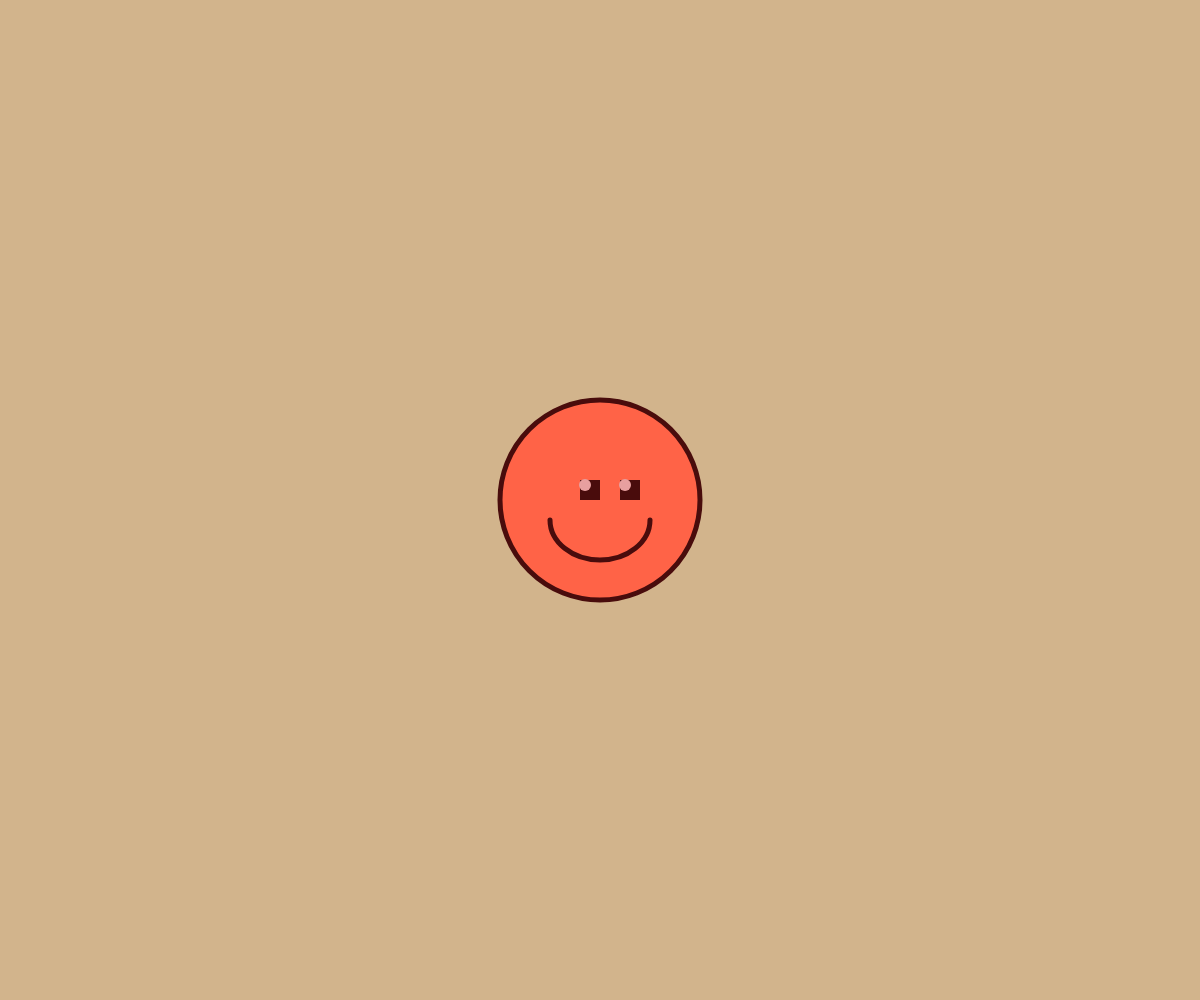
Frame 1 (no input)
Frame 60 (no input): identical to frame 1, image omitted
Frame 120 (the mouse pressed at the canvas centre since frame 60): identical to frame 1, image omitted

The p5.js sketch that drew this single still picture (run headless with seeded random() and noise() and a simulated clock; from frame 60 on, the mouse is pressed at the canvas centre):

// p5.js sketch
// ── sketch.js
function setup() {//註解，在setup()函數中，我們使用createCanvas()函數來創建一個400x400像素的畫布。
  //在這裡，我們將畫布的寬度和高度設置為windowWidth和windowHeight，這樣畫布就會自動適應瀏覽器窗口的大小。
  createCanvas(windowWidth, windowHeight);
}
//產生一個全螢幕畫布，背景顏色為#D2B48C
function draw() {//在畫布中間產生一個圓，半徑為100像素，顏色為#FF6347
  background('#D2B48C');//設置背景顏色為#D2B48C
  fill('#FF6347');//設置填充顏色為#FF6347
  stroke('#490c0c');  //設置邊框顏色為#490c0c，這是一種深紅色
  strokeWeight(5);//設置邊框寬度為5像素
  ellipse(width / 2, height / 2, 200, 200);


  // 設定方框樣式為深紅色，且無邊框
  fill('#490c0c');
  noStroke();

  // 在圓心的左上角繪製方框
  rect(width / 2 - 20, height / 2 - 20, 20, 20);

  // 在圓心的右上角繪製方框
  rect(width / 2 +   20, height / 2 - 20, 20, 20);

  // 在方框內 1/4 處繪製眼珠 (粉色實心圓)
  fill('#e7a0a0');
  ellipse(width / 2 - 15, height / 2 - 15, 12, 12); // 左眼珠 (x-20+5, y-20+5)
  ellipse(width / 2 + 25, height / 2 - 15, 12, 12); // 右眼珠 (x+20+5, y-20+5)

  // 繪製嘴巴
  noFill();
  stroke('#490c0c');
  strokeWeight(5);
  arc(width / 2, height / 2 + 20, 100, 80, 0, PI);
}
//在draw()函數中，我們使用background()函數來設置畫布的背景顏色為#D2B48C，這是一種淡棕色。每次draw()函數被調用時，畫布都會被重新繪製，這樣我們就可以在畫布上繪製其他圖形或元素了。
